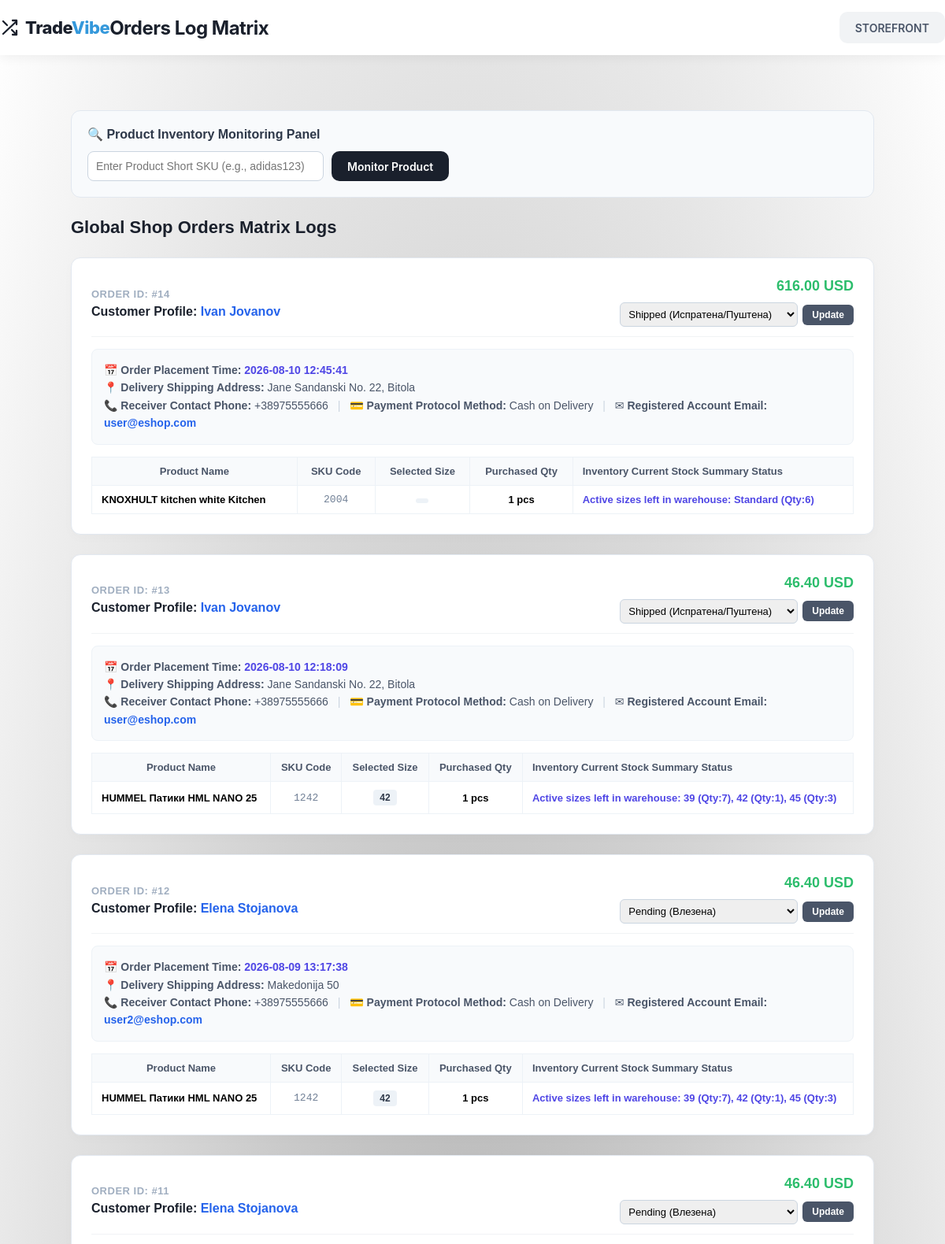
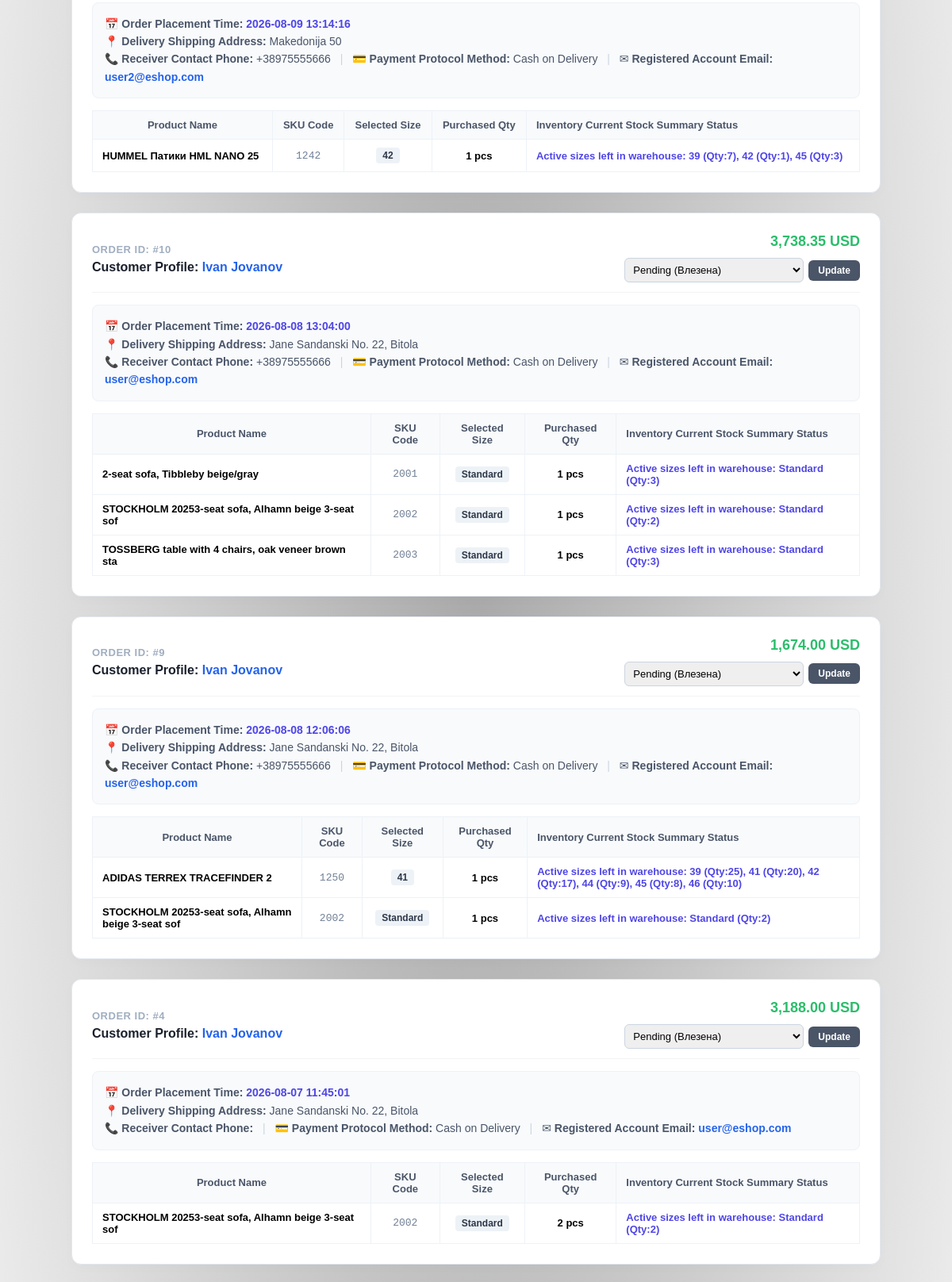
/orders_history.php (signed in, upper part), run on the app's committed database (2 pictures, top to bottom).
### tables this page shows
CREATE TABLE `orders` (
  `id` int(11) NOT NULL,
  `user_id` int(11) NOT NULL,
  `total_amount` decimal(10,2) NOT NULL,
  `currency` varchar(10) NOT NULL DEFAULT 'USD',
  `shipping_address` varchar(255) NOT NULL,
  `shipping_name` varchar(255) NOT NULL,
  `shipping_phone` varchar(50) NOT NULL,
  `payment_method` varchar(100) NOT NULL DEFAULT 'Cash on Delivery',
  `status` varchar(50) NOT NULL DEFAULT 'Pending',
  `order_date` timestamp NOT NULL DEFAULT current_timestamp()
);

CREATE TABLE `users` (
  `id` int(11) NOT NULL,
  `username` varchar(50) NOT NULL,
  `first_name` varchar(50) NOT NULL,
  `last_name` varchar(50) NOT NULL,
  `phone` varchar(20) NOT NULL,
  `email` varchar(100) NOT NULL,
  `password` varchar(255) NOT NULL,
  `address` varchar(255) NOT NULL,
  `role` enum('user','admin','root') NOT NULL DEFAULT 'user',
  `verification_token` varchar(64) DEFAULT NULL,
  `is_verified` tinyint(1) DEFAULT 0
);

CREATE TABLE `order_items` (
  `id` int(11) NOT NULL,
  `order_id` int(11) NOT NULL,
  `product_id` int(10) NOT NULL,
  `quantity` int(5) NOT NULL,
  `selected_size` varchar(50) NOT NULL DEFAULT 'Standard',
  `price_at_purchase` decimal(10,2) NOT NULL
);

CREATE TABLE `producttable` (
  `id` int(10) NOT NULL,
  `admin_id` int(11) NOT NULL DEFAULT 1,
  `sku` varchar(10) NOT NULL,
  `name` varchar(50) NOT NULL,
  `description` text DEFAULT NULL,
  `price` decimal(10,2) NOT NULL,
  `discount` int(3) DEFAULT 0,
  `image` varchar(255) DEFAULT 'default-product.png',
  `category` varchar(50) NOT NULL,
  `subcategory` varchar(50) NOT NULL,
  `furniture_room` varchar(50) DEFAULT NULL,
  `brand` varchar(50) DEFAULT NULL,
  `color` varchar(30) DEFAULT NULL,
  `size_attr` varchar(20) DEFAULT NULL,
  `gender` enum('Unisex','Men','Women','Kids') DEFAULT 'Unisex',
  `size` int(10) DEFAULT NULL,
  `weight` int(10) DEFAULT NULL,
  `height` int(6) DEFAULT NULL,
  `width` int(6) DEFAULT NULL,
  `length` int(6) DEFAULT NULL,
  `productType` varchar(50) NOT NULL
);

### orders_history.php (the view, shortened to what this page needs)
<?php
$dbClass = new Database();
$conn = $dbClass->connect();
$userId = $_SESSION['user_id'];
$role = $_SESSION['user_role'];
$sku_search_query = "";
?>
<!DOCTYPE html>
<html lang="en">
<head>
    <link rel="stylesheet" href="styles.css">
</head>
<body id="bckgrnd">
    <header>
        <div class="navbar">
            <div class="brand-logo-zone" onclick="window.location.href='index.php';">
                <span class="brand-name-text">Trade<span class="brand-accent-text">Vibe</span></span>
            </div>
            <span class="title">Orders Log Matrix</span>
            <ul class="btn-list">
                <li><a href="index.php" class="btn btn-secondary">STOREFRONT</a></li>
            </ul>
        </div>
    </header>
    <div class="order-history-container">
        <?php if ($role === 'admin'): ?>
            <div class="monitoring-panel">
                <h3>🔍 Product Inventory Monitoring Panel</h3>
                <form method="GET" action="orders_history.php" class="monitoring-form">
                    <input type="text" name="search_sku" placeholder="Enter Product Short SKU (e.g., adidas123)" value="<?php echo isset($_GET['search_sku']) ? htmlspecialchars($_GET['search_sku']) : ''; ?>" class="monitoring-input" required>
                    <button type="submit" class="btn btn-primary" style="height: 38px; margin: 0 !important;">Monitor Product</button>
                </form>
            </div>
        <?php endif; ?>
        <h2 style="text-align: left; font-size: 22px; font-weight: 700; color: #1a202c; margin-bottom: 25px;">
            <?php echo ($role === 'admin') ? 'Global Shop Orders Matrix Logs' : 'Your Order History Logs'; ?>
        </h2>
        <?php
        if ($role === 'user') {
            $query = "SELECT o.*, u.first_name, u.last_name, u.email as buyer_account_email
                      FROM `orders` o
                      JOIN `users` u ON o.user_id = u.id
                      WHERE o.user_id = $userId ORDER BY o.id DESC";
        } else {
            $query = "SELECT DISTINCT o.*, u.first_name, u.last_name, u.email as buyer_account_email
                      FROM `orders` o
                      JOIN `order_items` oi ON o.id = oi.order_id
                      JOIN `producttable` p ON oi.product_id = p.id
                      JOIN `users` u ON o.user_id = u.id
                      WHERE p.admin_id = $userId {$sku_search_query} ORDER BY o.id DESC";
        }
        $orders_res = mysqli_query($conn, $query);
        if (mysqli_num_rows($orders_res) === 0):
            echo "<p style='color:#718096; text-align:left; font-size:15px; margin-top:20px;'>No orders registered inside the log matrix tracking protocols matching the selected criteria.</p>";
        else:
            while ($order = mysqli_fetch_assoc($orders_res)):
                $oId = $order['id'];
                $orderTime = (!empty($order['order_date'])) ? $order['order_date'] : 'Recorded Realtime (Just Placed)';
                $realCustomerName = htmlspecialchars($order['first_name'] . ' ' . $order['last_name']);
        ?>
            <div class="order-card-box">
                <div class="order-card-header">
                    <div>
                        <span class="order-id-label">ORDER ID: #<?php echo $oId; ?></span>
                        <h4 class="order-receiver-name">Customer Profile: <span style="color:#2563eb;"><?php echo $realCustomerName; ?></span></h4>
                    </div>
                    <div>
                        <span class="order-total-amount"><?php echo number_format($order['total_amount'], 2) . ' ' . $order['currency']; ?></span>
                        <div style="margin-top: 5px; text-align: right;">
                            <?php if ($role === 'admin'): ?>
                                <form method="POST" action="orders_history.php" class="status-update-form">
                                    <select name="order_status" class="status-select">
                                        <option value="Pending" <?php echo ($order['status'] === 'Pending') ? 'selected' : ''; ?>>Pending (Влезена)</option>
                                        <option value="Shipped" <?php echo ($order['status'] === 'Shipped') ? 'selected' : ''; ?>>Shipped (Испратена/Пуштена)</option>
                                    </select>
                                    <button type="submit" name="update_status" class="status-update-btn">Update</button>
                                </form>
                            <?php else: ?>
                                <span class="size-badge-history">🚚 Status: <?php echo $order['status']; ?></span>
                            <?php endif; ?>
                        </div>
                    </div>
                </div>
                <div class="order-details-meta">
                    📅 <strong>Order Placement Time:</strong> <span style="color:#4f46e5; font-weight:700;"><?php echo $orderTime; ?></span><br>
                    📍 <strong>Delivery Shipping Address:</strong> <?php echo htmlspecialchars($order['shipping_address']); ?><br>
                    📞 <strong>Receiver Contact Phone:</strong> <?php echo htmlspecialchars($order['shipping_phone']); ?>
                    <span style="color:#cbd5e0; margin:0 8px;">|</span>
                    💳 <strong>Payment Protocol Method:</strong> <?php echo htmlspecialchars($order['payment_method']); ?>
                    <?php if (!empty($order['buyer_account_email'])): ?>
                        <span style="color:#cbd5e0; margin:0 8px;">|</span> ✉ <strong>Registered Account Email:</strong> <span style="color:#2563eb; font-weight:600;"><?php echo htmlspecialchars($order['buyer_account_email']); ?></span>
                    <?php endif; ?>
                </div>
                <table class="order-items-table">
                    <thead>
                        <tr>
                            <th>Product Name</th>
                            <th>SKU Code</th>
                            <th>Selected Size</th>
                            <th>Purchased Qty</th>
                            <th style="text-align: left;">Inventory Current Stock Summary Status</th>
                        </tr>
                    </thead>
                    <tbody>
                        <?php
                        $items_query = "SELECT oi.*, p.name, p.sku, v.first_name as v_first, v.last_name as v_last,
                                       (SELECT GROUP_CONCAT(CONCAT(size_name, ':', quantity)) FROM `product_stock` WHERE product_id = p.id) as stock_summary,
                                       (SELECT SUM(quantity) FROM `product_stock` WHERE product_id = p.id) as total_qty
                                       FROM `order_items` oi
                                       JOIN `producttable` p ON oi.product_id = p.id
                                       JOIN `users` v ON p.admin_id = v.id
                                       WHERE oi.order_id = $oId";
                        $items_res = mysqli_query($conn, $items_query);
                        while ($item = mysqli_fetch_assoc($items_res)):
                            $stock_status_text = "";
                            if (!empty($item['stock_summary'])) {
                                $stock_items_raw = explode(',', $item['stock_summary']);
                                $filtered_stock_array = [];
                                foreach ($stock_items_raw as $raw_stock_element) {
                                    $parts = explode(':', $raw_stock_element);
                                    if (count($parts) === 2) {
                                        $sizeName = trim($parts[0]);
                                        $sizeQty  = intval($parts[1]);
                                        if ($sizeQty > 0) {
                                            $filtered_stock_array[] = "{$sizeName} (Qty:{$sizeQty})";
                                        }
                                    }
                                }
                                if (!empty($filtered_stock_array)) {
                                    $stock_status_text = "Active sizes left in warehouse: " . implode(', ', $filtered_stock_array);
                                } else {
                                    $stock_status_text = "0 / OUT OF STOCK";
                                }
                            } else {
                                $total_pieces_left_check = intval($item['total_qty']);
                                $stock_status_text = ($total_pieces_left_check > 0) ? "Total pieces left: " . $total_pieces_left_check . " items" : "0 / OUT OF STOCK";
                            }
                        ?>
                            <tr>
                                <td style="text-align: left;"><strong><?php echo htmlspecialchars($item['name']); ?></strong></td>
                                <td style="color:#718096; font-family:monospace;"><?php echo htmlspecialchars($item['sku']); ?></td>
                                <td><span class="size-badge-history"><?php echo htmlspecialchars($item['selected_size']); ?></span></td>
                                <td style="font-weight: 600;"><?php echo $item['quantity']; ?> pcs</td>
                                <td class="stock-monitoring-status"><?php echo $stock_status_text; ?></td>
                            </tr>
                        <?php endwhile; ?>
                    </tbody>
                </table>
            </div>
        <?php
            endwhile;
        endif;
        ?>
    </div>
</body>
</html>

### styles.css (style rules this page uses)
* { margin: 0; padding: 0; box-sizing: border-box; }
.brand-logo-zone { display: flex !important; align-items: center !important; gap: 8px !important; cursor: pointer; font-family: -apple-system, BlinkMacSystemFont, "Segoe UI", Roboto, sans-serif; user-select: none; }
.brand-icon-svg { width: 24px !important; height: 24px !important; color: #1a202c !important; transition: all 0.25s cubic-bezier(0.4, 0, 0.2, 1); }
.brand-name-text { font-size: 22px !important; font-weight: 800 !important; color: #1a202c !important; letter-spacing: -0.5px !important; transition: color 0.2s ease; }
.brand-accent-text { color: #3498db !important; transition: color 0.2s ease; }
#bckgrnd { background-image: radial-gradient(darkgray, white); }
ul { list-style-type: none; }
.navbar { position: fixed !important; top: 0 !important; left: 0 !important; width: 100% !important; height: 70px !important; background-color: #ffffff !important; z-index: 100000 !important; box-shadow: 0 4px 12px rgba(0, 0, 0, 0.05) !important; display: flex; align-items: center; }
.form_container, .matrix-container, .add-product-container, .cart-container, .order-history-container { padding-top: 90px !important; }
.title { font-family: -apple-system, BlinkMacSystemFont, "Segoe UI", Roboto, sans-serif; font-size: 1.5em; font-weight: 700; color: #1a202c; letter-spacing: -0.5px; }
.btn-list { display: flex !important; flex-direction: row !important; align-items: center !important; justify-content: flex-end !important; margin-left: auto !important; gap: 12px; }
.btn { font-family: -apple-system, BlinkMacSystemFont, "Segoe UI", Roboto, sans-serif; display: inline-flex; align-items: center; justify-content: center; padding: 0 20px; height: 40px; font-size: 14px; font-weight: 600; border: none; border-radius: 10px; cursor: pointer; text-decoration: none; transition: all 0.2s ease-in-out; }
.btn-primary, a.btn-primary { background-color: #1a202c; color: #ffffff; }
.btn-secondary, a.btn-secondary { background-color: #f1f3f5; color: #4a5568; }
.order-history-container { width: 85%; margin: 50px auto; min-height: 75vh; font-family: sans-serif; }
.monitoring-panel { background: #f8fafc; padding: 20px; border-radius: 12px; margin-bottom: 25px; border: 1px solid #e2e8f0; text-align: left; }
.monitoring-panel h3 { margin-top: 0; font-size: 16px; font-weight: 700; color: #2d3748; margin-bottom: 12px; }
.monitoring-form { display: flex; gap: 10px; align-items: center; }
.monitoring-input { padding: 10px; width: 300px; border-radius: 8px; border: 1px solid #cbd5e0; outline: none; font-size: 14px; }
.order-card-box { background: #ffffff; border: 1px solid #e2e8f0; border-radius: 12px; padding: 25px; margin-bottom: 25px; text-align: left; box-shadow: 0 4px 15px rgba(0, 0, 0, 0.02); }
.order-card-header { display: flex; justify-content: space-between; align-items: center; border-bottom: 1px solid #f1f3f5; padding-bottom: 12px; margin-bottom: 15px; }
.order-id-label { font-size: 13px; color: #a0aec0; font-weight: 600; letter-spacing: 0.5px; }
.order-receiver-name { margin: 5px 0 0 0; font-size: 16px; font-weight: 700; color: #1a202c; }
.order-total-amount { font-weight: 700; color: #2cbd6c; font-size: 18px; text-align: right; display: block; }
.status-update-form { display: inline-flex; gap: 6px; align-items: center; margin-top: 5px; }
.status-select { padding: 6px; font-size: 13px; border-radius: 6px; cursor: pointer; border: 1px solid #cbd5e0; outline: none; }
.status-update-btn { padding: 6px 12px; font-size: 12px; background: #4a5568; color: white; border: none; border-radius: 6px; cursor: pointer; font-weight: 600; transition: background 0.2s; }
.order-details-meta { font-size: 14px; margin: 0 0 15px 0; color: #4a5568; line-height: 1.6; background: #f8fafc; padding: 15px; border-radius: 8px; border: 1px solid #edf2f7; }
.order-items-table { width: 100%; border-collapse: collapse; font-size: 13px; margin-top: 10px; }
.order-items-table th, .order-items-table td { padding: 10px 12px; border: 1px solid #edf2f7; text-align: center; }
.order-items-table th { background: #f8fafc; font-weight: 700; color: #4a5568; }
.stock-monitoring-status { font-weight: 600; color: #4f46e5; text-align: left !important; }
.size-badge-history { display: inline-block; padding: 3px 8px; background: #edf2f7; color: #2d3748; font-weight: 700; border-radius: 4px; font-size: 12px; }

### data on the page
orders: id "14", user.last_name "Ivan Jovanov", total_amount "616.00", currency "USD", order_status "Shipped (Испратена/Пуштена)", order_date "2026-08-10 12:45:41", shipping_address "Jane Sandanski No. 22, Bitola", shipping_phone "+38975555666", payment_method "Cash on Delivery", user.email "user@eshop.com"
order_items: product.name "KNOXHULT kitchen white Kitchen", product.sku "2004", quantity "1", stock_status_text "Active sizes left in warehouse: Standard (Qty:6)"
orders: id "13", user.last_name "Ivan Jovanov", total_amount "46.40", currency "USD", order_status "Shipped (Испратена/Пуштена)", order_date "2026-08-10 12:18:09", shipping_address "Jane Sandanski No. 22, Bitola", shipping_phone "+38975555666", payment_method "Cash on Delivery", user.email "user@eshop.com"
order_items: product.name "HUMMEL Патики HML NANO 25", product.sku "1242", selected_size "42", quantity "1", stock_status_text "Active sizes left in warehouse: 39 (Qty:7), 42 (Qty:1), 45 (Qty:3)"
orders: id "12", user.last_name "Elena Stojanova", total_amount "46.40", currency "USD", order_status "Pending (Влезена)", order_date "2026-08-09 13:17:38", shipping_address "Makedonija 50", shipping_phone "+38975555666", payment_method "Cash on Delivery", user.email "user2@eshop.com"
order_items: product.name "HUMMEL Патики HML NANO 25", product.sku "1242", selected_size "42", quantity "1", stock_status_text "Active sizes left in warehouse: 39 (Qty:7), 42 (Qty:1), 45 (Qty:3)"
orders: id "11", user.last_name "Elena Stojanova", total_amount "46.40", currency "USD", order_status "Pending (Влезена)", order_date "2026-08-09 13:14:16", shipping_address "Makedonija 50", shipping_phone "+38975555666", payment_method "Cash on Delivery", user.email "user2@eshop.com"
order_items: product.name "HUMMEL Патики HML NANO 25", product.sku "1242", selected_size "42", quantity "1", stock_status_text "Active sizes left in warehouse: 39 (Qty:7), 42 (Qty:1), 45 (Qty:3)"
orders: id "10", user.last_name "Ivan Jovanov", total_amount "3,738.35", currency "USD", order_status "Pending (Влезена)", order_date "2026-08-08 13:04:00", shipping_address "Jane Sandanski No. 22, Bitola", shipping_phone "+38975555666", payment_method "Cash on Delivery", user.email "user@eshop.com"
order_items: product.name "2-seat sofa, Tibbleby beige/gray", product.sku "2001", selected_size "Standard", quantity "1", stock_status_text "Active sizes left in warehouse: Standard (Qty:3)"
order_items: product.name "STOCKHOLM 20253-seat sofa, Alhamn beige 3-seat sof", product.sku "2002", selected_size "Standard", quantity "1", stock_status_text "Active sizes left in warehouse: Standard (Qty:2)"
order_items: product.name "TOSSBERG table with 4 chairs, oak veneer brown sta", product.sku "2003", selected_size "Standard", quantity "1", stock_status_text "Active sizes left in warehouse: Standard (Qty:3)"
orders: id "9", user.last_name "Ivan Jovanov", total_amount "1,674.00", currency "USD", order_status "Pending (Влезена)", order_date "2026-08-08 12:06:06", shipping_address "Jane Sandanski No. 22, Bitola", shipping_phone "+38975555666", payment_method "Cash on Delivery", user.email "user@eshop.com"
order_items: product.name "ADIDAS TERREX TRACEFINDER 2", product.sku "1250", selected_size "41", quantity "1", stock_status_text "Active sizes left in warehouse: 39 (Qty:25), 41 (Qty:20), 42 (Qty:17), 44 (Qty:9), 45 (Qty:8), 46 (Qty:10)"
order_items: product.name "STOCKHOLM 20253-seat sofa, Alhamn beige 3-seat sof", product.sku "2002", selected_size "Standard", quantity "1", stock_status_text "Active sizes left in warehouse: Standard (Qty:2)"
orders: id "4", user.last_name "Ivan Jovanov", total_amount "3,188.00", currency "USD", order_status "Pending (Влезена)", order_date "2026-08-07 11:45:01", shipping_address "Jane Sandanski No. 22, Bitola", payment_method "Cash on Delivery", user.email "user@eshop.com"
order_items: product.name "STOCKHOLM 20253-seat sofa, Alhamn beige 3-seat sof", product.sku "2002", selected_size "Standard", quantity "2", stock_status_text "Active sizes left in warehouse: Standard (Qty:2)"
